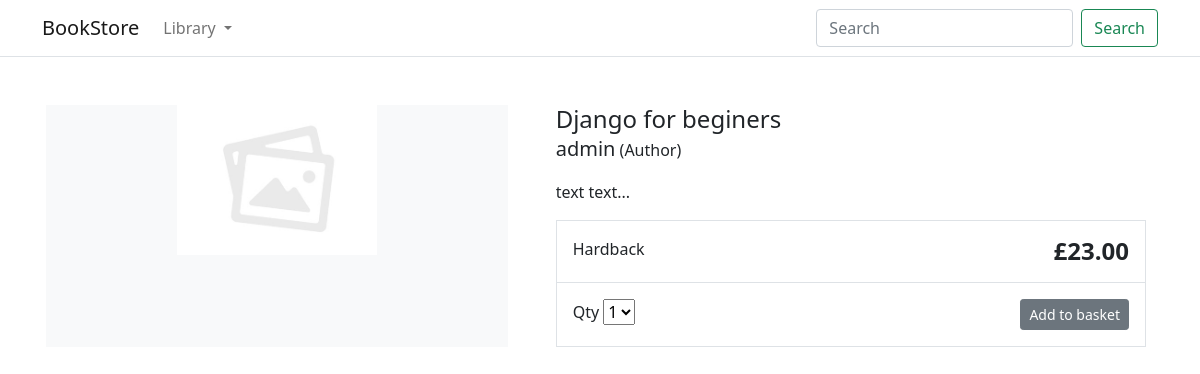
/django-for-beginers, run on the app's committed database.
### store/models.py (models this page shows, shortened)
class Product(models.Model):
    category = models.ForeignKey(Category,
                                    related_name='products',
                                    on_delete=models.CASCADE)
    created_by = models.ForeignKey(User,
                                    on_delete=models.CASCADE,
                                    related_name='product_creator')
    title = models.CharField(max_length=255)
    slug = models.SlugField(max_length=255, unique=True)
    author = models.CharField(max_length=255, default='admin')
    description = models.TextField(blank=True)
    image = models.ImageField(upload_to='images/', default='images/default.jpg')
    price = models.DecimalField(max_digits=10, decimal_places=2)
    in_stock = models.BooleanField(default=True)
    in_active = models.BooleanField(default=True)
    created = models.DateTimeField(auto_now_add=True)
    updated = models.DateTimeField(auto_now=True)
    objects = models.Manager()
    products = ProductManager()
    class Meta:
        verbose_name_plural = 'Products'
        ordering = ['-created']

### store/views.py (the view)
# urls.py: path('<slug:slug>', views.product_detail, name='product_detail'),
def product_detail(request, slug):
    product = get_object_or_404(Product, slug=slug, in_stock=True)
    return render(request, 'store/products/single.html', {'product': product})

### store/context_processors.py (called while the page is built)
def categories(request):
    return {
        'categories': Category.objects.all()
    }

### store/models.py (called while the page is built)
    def get_absolute_url(self):
        return reverse('store:category_list', args=[self.slug])

### templates/store/products/single.html (shortened to what this page needs)
{% extends '../base.html' %}
{% block content %}
<div class="container">
    <main class="pt-5">
        <div class="row g-3">
            <div class="col-md-5 col-lg-5 order-md-first bg-light">
                <img class="img-fluid mx-auto d-block" width="200px" alt="Responsive image" src="{{ product.image.url }}">
            </div>
            <div class="col-md-7 col-lg-7 ps-md-3 ps-lg-5">
                <h1 class="mb-0 h4">{{ product.title }}</h1>
                <p><span class="lead">{{ product.author }}</span> (Author)</p>
                <p>{{ product.description|slice:":355" }}...</p>
                <div class="border">
                    <div class="col border-bottom">
                        <div class="row p-3">
                            <div class="col-6">Hardback</div>
                            <div class="col-6 text-end"><span class="h4 fw-bold">£{{ product.price }}</span></div>
                        </div>
                    </div>
                    <div class="col">
                        <div class="row p-3">
                            <div class="col-6">
                                <label for="select">Qty</label>
                                <select id="select">
                                    <option value="">1</option>
                                </select>
                            </div>
                            <div class="col-6 text-end"><button type="button" class="btn btn-secondary btn-sm">Add to
                                    basket</button></div>
                        </div>
                    </div>
                </div>
            </div>
        </div>
    </main>
</div>
{% endblock %}

### data on the page
Product: image (placeholder picture), title "Django for beginers", author "admin", description "text text", price "23.00"
